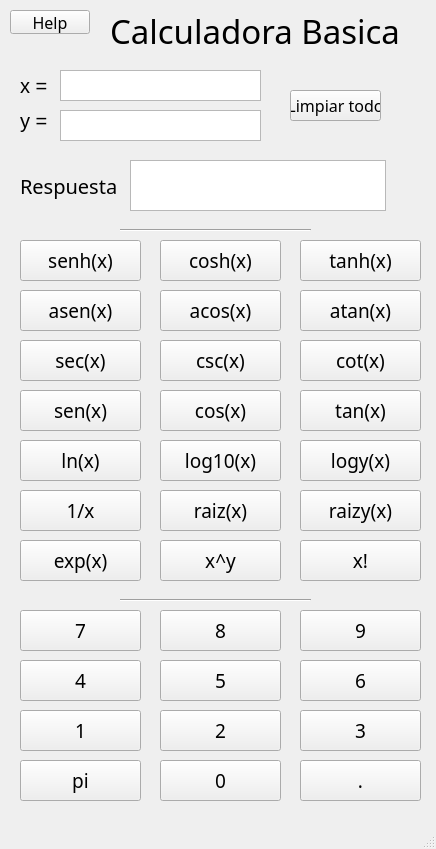
<?xml version="1.0" encoding="UTF-8"?>
<ui version="4.0">
 <class>MainWindow</class>
 <widget class="QMainWindow" name="MainWindow">
  <property name="geometry">
   <rect>
    <x>0</x>
    <y>0</y>
    <width>436</width>
    <height>849</height>
   </rect>
  </property>
  <property name="font">
   <font>
    <family>Sitka Display</family>
   </font>
  </property>
  <property name="windowTitle">
   <string>MainWindow</string>
  </property>
  <widget class="QWidget" name="centralwidget">
   <widget class="QLabel" name="mainLabel">
    <property name="geometry">
     <rect>
      <x>110</x>
      <y>10</y>
      <width>311</width>
      <height>41</height>
     </rect>
    </property>
    <property name="font">
     <font>
      <family>Sitka Banner</family>
      <pointsize>25</pointsize>
      <bold>false</bold>
     </font>
    </property>
    <property name="text">
     <string>Calculadora Basica</string>
    </property>
   </widget>
   <widget class="QPushButton" name="helpButton">
    <property name="geometry">
     <rect>
      <x>10</x>
      <y>10</y>
      <width>80</width>
      <height>24</height>
     </rect>
    </property>
    <property name="font">
     <font>
      <family>Sitka Display</family>
      <pointsize>12</pointsize>
     </font>
    </property>
    <property name="text">
     <string>Help</string>
    </property>
   </widget>
   <widget class="QLabel" name="xLabel">
    <property name="geometry">
     <rect>
      <x>20</x>
      <y>70</y>
      <width>49</width>
      <height>31</height>
     </rect>
    </property>
    <property name="font">
     <font>
      <family>Segoe UI</family>
      <pointsize>15</pointsize>
     </font>
    </property>
    <property name="text">
     <string>x =</string>
    </property>
   </widget>
   <widget class="QLabel" name="yLabel">
    <property name="geometry">
     <rect>
      <x>20</x>
      <y>100</y>
      <width>49</width>
      <height>41</height>
     </rect>
    </property>
    <property name="font">
     <font>
      <family>Segoe UI</family>
      <pointsize>15</pointsize>
     </font>
    </property>
    <property name="text">
     <string>y =</string>
    </property>
   </widget>
   <widget class="QPlainTextEdit" name="xInputField">
    <property name="geometry">
     <rect>
      <x>60</x>
      <y>70</y>
      <width>201</width>
      <height>31</height>
     </rect>
    </property>
   </widget>
   <widget class="QPlainTextEdit" name="yInputField">
    <property name="geometry">
     <rect>
      <x>60</x>
      <y>110</y>
      <width>201</width>
      <height>31</height>
     </rect>
    </property>
   </widget>
   <widget class="QLabel" name="resultLabel">
    <property name="geometry">
     <rect>
      <x>20</x>
      <y>160</y>
      <width>101</width>
      <height>51</height>
     </rect>
    </property>
    <property name="font">
     <font>
      <family>Sitka Display</family>
      <pointsize>15</pointsize>
     </font>
    </property>
    <property name="text">
     <string>Respuesta =</string>
    </property>
   </widget>
   <widget class="QTextBrowser" name="resultTextBrowser">
    <property name="geometry">
     <rect>
      <x>130</x>
      <y>160</y>
      <width>256</width>
      <height>51</height>
     </rect>
    </property>
   </widget>
   <widget class="QPushButton" name="pushButton">
    <property name="geometry">
     <rect>
      <x>290</x>
      <y>90</y>
      <width>91</width>
      <height>31</height>
     </rect>
    </property>
    <property name="font">
     <font>
      <family>Sitka Display</family>
      <pointsize>12</pointsize>
     </font>
    </property>
    <property name="text">
     <string>Limpiar todo</string>
    </property>
   </widget>
   <widget class="Line" name="topLine">
    <property name="geometry">
     <rect>
      <x>120</x>
      <y>220</y>
      <width>191</width>
      <height>20</height>
     </rect>
    </property>
    <property name="orientation">
     <enum>Qt::Horizontal</enum>
    </property>
   </widget>
   <widget class="QPushButton" name="senhButton">
    <property name="geometry">
     <rect>
      <x>20</x>
      <y>240</y>
      <width>121</width>
      <height>41</height>
     </rect>
    </property>
    <property name="font">
     <font>
      <family>Sitka Display</family>
      <pointsize>14</pointsize>
     </font>
    </property>
    <property name="text">
     <string>senh(x)</string>
    </property>
   </widget>
   <widget class="QPushButton" name="coshButton">
    <property name="geometry">
     <rect>
      <x>160</x>
      <y>240</y>
      <width>121</width>
      <height>41</height>
     </rect>
    </property>
    <property name="font">
     <font>
      <family>Sitka Display</family>
      <pointsize>14</pointsize>
     </font>
    </property>
    <property name="text">
     <string>cosh(x)</string>
    </property>
   </widget>
   <widget class="QPushButton" name="tanhButton">
    <property name="geometry">
     <rect>
      <x>300</x>
      <y>240</y>
      <width>121</width>
      <height>41</height>
     </rect>
    </property>
    <property name="font">
     <font>
      <family>Sitka Display</family>
      <pointsize>14</pointsize>
     </font>
    </property>
    <property name="text">
     <string>tanh(x)</string>
    </property>
   </widget>
   <widget class="QPushButton" name="atanButton">
    <property name="geometry">
     <rect>
      <x>300</x>
      <y>290</y>
      <width>121</width>
      <height>41</height>
     </rect>
    </property>
    <property name="font">
     <font>
      <family>Sitka Display</family>
      <pointsize>14</pointsize>
     </font>
    </property>
    <property name="text">
     <string>atan(x)</string>
    </property>
   </widget>
   <widget class="QPushButton" name="acosButton">
    <property name="geometry">
     <rect>
      <x>160</x>
      <y>290</y>
      <width>121</width>
      <height>41</height>
     </rect>
    </property>
    <property name="font">
     <font>
      <family>Sitka Display</family>
      <pointsize>14</pointsize>
     </font>
    </property>
    <property name="text">
     <string>acos(x)</string>
    </property>
   </widget>
   <widget class="QPushButton" name="asenButton">
    <property name="geometry">
     <rect>
      <x>20</x>
      <y>290</y>
      <width>121</width>
      <height>41</height>
     </rect>
    </property>
    <property name="font">
     <font>
      <family>Sitka Display</family>
      <pointsize>14</pointsize>
     </font>
    </property>
    <property name="text">
     <string>asen(x)</string>
    </property>
   </widget>
   <widget class="QPushButton" name="cotButton">
    <property name="geometry">
     <rect>
      <x>300</x>
      <y>340</y>
      <width>121</width>
      <height>41</height>
     </rect>
    </property>
    <property name="font">
     <font>
      <family>Sitka Display</family>
      <pointsize>14</pointsize>
     </font>
    </property>
    <property name="text">
     <string>cot(x)</string>
    </property>
   </widget>
   <widget class="QPushButton" name="cscButton">
    <property name="geometry">
     <rect>
      <x>160</x>
      <y>340</y>
      <width>121</width>
      <height>41</height>
     </rect>
    </property>
    <property name="font">
     <font>
      <family>Sitka Display</family>
      <pointsize>14</pointsize>
     </font>
    </property>
    <property name="text">
     <string>csc(x)</string>
    </property>
   </widget>
   <widget class="QPushButton" name="secButton">
    <property name="geometry">
     <rect>
      <x>20</x>
      <y>340</y>
      <width>121</width>
      <height>41</height>
     </rect>
    </property>
    <property name="font">
     <font>
      <family>Sitka Display</family>
      <pointsize>14</pointsize>
     </font>
    </property>
    <property name="text">
     <string>sec(x)</string>
    </property>
   </widget>
   <widget class="QPushButton" name="tanButton">
    <property name="geometry">
     <rect>
      <x>300</x>
      <y>390</y>
      <width>121</width>
      <height>41</height>
     </rect>
    </property>
    <property name="font">
     <font>
      <family>Sitka Display</family>
      <pointsize>14</pointsize>
     </font>
    </property>
    <property name="text">
     <string>tan(x)</string>
    </property>
   </widget>
   <widget class="QPushButton" name="cosButton">
    <property name="geometry">
     <rect>
      <x>160</x>
      <y>390</y>
      <width>121</width>
      <height>41</height>
     </rect>
    </property>
    <property name="font">
     <font>
      <family>Sitka Display</family>
      <pointsize>14</pointsize>
     </font>
    </property>
    <property name="text">
     <string>cos(x)</string>
    </property>
   </widget>
   <widget class="QPushButton" name="senButton">
    <property name="geometry">
     <rect>
      <x>20</x>
      <y>390</y>
      <width>121</width>
      <height>41</height>
     </rect>
    </property>
    <property name="font">
     <font>
      <family>Sitka Display</family>
      <pointsize>14</pointsize>
     </font>
    </property>
    <property name="text">
     <string>sen(x)</string>
    </property>
   </widget>
   <widget class="QPushButton" name="logYButton">
    <property name="geometry">
     <rect>
      <x>300</x>
      <y>440</y>
      <width>121</width>
      <height>41</height>
     </rect>
    </property>
    <property name="font">
     <font>
      <family>Sitka Display</family>
      <pointsize>14</pointsize>
     </font>
    </property>
    <property name="text">
     <string>logy(x)</string>
    </property>
   </widget>
   <widget class="QPushButton" name="logTenButton">
    <property name="geometry">
     <rect>
      <x>160</x>
      <y>440</y>
      <width>121</width>
      <height>41</height>
     </rect>
    </property>
    <property name="font">
     <font>
      <family>Sitka Display</family>
      <pointsize>14</pointsize>
     </font>
    </property>
    <property name="text">
     <string>log10(x)</string>
    </property>
   </widget>
   <widget class="QPushButton" name="lnButton">
    <property name="geometry">
     <rect>
      <x>20</x>
      <y>440</y>
      <width>121</width>
      <height>41</height>
     </rect>
    </property>
    <property name="font">
     <font>
      <family>Sitka Display</family>
      <pointsize>14</pointsize>
     </font>
    </property>
    <property name="text">
     <string>ln(x)</string>
    </property>
   </widget>
   <widget class="QPushButton" name="sqrYButton">
    <property name="geometry">
     <rect>
      <x>300</x>
      <y>490</y>
      <width>121</width>
      <height>41</height>
     </rect>
    </property>
    <property name="font">
     <font>
      <family>Sitka Display</family>
      <pointsize>14</pointsize>
     </font>
    </property>
    <property name="text">
     <string>raizy(x)</string>
    </property>
   </widget>
   <widget class="QPushButton" name="sqrButton">
    <property name="geometry">
     <rect>
      <x>160</x>
      <y>490</y>
      <width>121</width>
      <height>41</height>
     </rect>
    </property>
    <property name="font">
     <font>
      <family>Sitka Display</family>
      <pointsize>14</pointsize>
     </font>
    </property>
    <property name="text">
     <string>raiz(x)</string>
    </property>
   </widget>
   <widget class="QPushButton" name="divButton">
    <property name="geometry">
     <rect>
      <x>20</x>
      <y>490</y>
      <width>121</width>
      <height>41</height>
     </rect>
    </property>
    <property name="font">
     <font>
      <family>Sitka Display</family>
      <pointsize>14</pointsize>
     </font>
    </property>
    <property name="text">
     <string>1/x</string>
    </property>
   </widget>
   <widget class="QPushButton" name="factorialButton">
    <property name="geometry">
     <rect>
      <x>300</x>
      <y>540</y>
      <width>121</width>
      <height>41</height>
     </rect>
    </property>
    <property name="font">
     <font>
      <family>Sitka Display</family>
      <pointsize>14</pointsize>
     </font>
    </property>
    <property name="text">
     <string>x!</string>
    </property>
   </widget>
   <widget class="QPushButton" name="powerYButton">
    <property name="geometry">
     <rect>
      <x>160</x>
      <y>540</y>
      <width>121</width>
      <height>41</height>
     </rect>
    </property>
    <property name="font">
     <font>
      <family>Sitka Display</family>
      <pointsize>14</pointsize>
     </font>
    </property>
    <property name="text">
     <string>x^y</string>
    </property>
   </widget>
   <widget class="QPushButton" name="expButton">
    <property name="geometry">
     <rect>
      <x>20</x>
      <y>540</y>
      <width>121</width>
      <height>41</height>
     </rect>
    </property>
    <property name="font">
     <font>
      <family>Sitka Display</family>
      <pointsize>14</pointsize>
     </font>
    </property>
    <property name="text">
     <string>exp(x)</string>
    </property>
   </widget>
   <widget class="Line" name="bottonLine">
    <property name="geometry">
     <rect>
      <x>120</x>
      <y>590</y>
      <width>191</width>
      <height>20</height>
     </rect>
    </property>
    <property name="orientation">
     <enum>Qt::Horizontal</enum>
    </property>
   </widget>
   <widget class="QPushButton" name="pushButton_23">
    <property name="geometry">
     <rect>
      <x>300</x>
      <y>760</y>
      <width>121</width>
      <height>41</height>
     </rect>
    </property>
    <property name="font">
     <font>
      <family>Sitka Display</family>
      <pointsize>14</pointsize>
     </font>
    </property>
    <property name="text">
     <string>.</string>
    </property>
   </widget>
   <widget class="QPushButton" name="fourButton">
    <property name="geometry">
     <rect>
      <x>20</x>
      <y>660</y>
      <width>121</width>
      <height>41</height>
     </rect>
    </property>
    <property name="font">
     <font>
      <family>Sitka Display</family>
      <pointsize>14</pointsize>
     </font>
    </property>
    <property name="text">
     <string>4</string>
    </property>
   </widget>
   <widget class="QPushButton" name="threeButton">
    <property name="geometry">
     <rect>
      <x>300</x>
      <y>710</y>
      <width>121</width>
      <height>41</height>
     </rect>
    </property>
    <property name="font">
     <font>
      <family>Sitka Display</family>
      <pointsize>14</pointsize>
     </font>
    </property>
    <property name="text">
     <string>3</string>
    </property>
   </widget>
   <widget class="QPushButton" name="nineButton">
    <property name="geometry">
     <rect>
      <x>300</x>
      <y>610</y>
      <width>121</width>
      <height>41</height>
     </rect>
    </property>
    <property name="font">
     <font>
      <family>Sitka Display</family>
      <pointsize>14</pointsize>
     </font>
    </property>
    <property name="text">
     <string>9</string>
    </property>
   </widget>
   <widget class="QPushButton" name="sixButton">
    <property name="geometry">
     <rect>
      <x>300</x>
      <y>660</y>
      <width>121</width>
      <height>41</height>
     </rect>
    </property>
    <property name="font">
     <font>
      <family>Sitka Display</family>
      <pointsize>14</pointsize>
     </font>
    </property>
    <property name="text">
     <string>6</string>
    </property>
   </widget>
   <widget class="QPushButton" name="oneButton">
    <property name="geometry">
     <rect>
      <x>20</x>
      <y>710</y>
      <width>121</width>
      <height>41</height>
     </rect>
    </property>
    <property name="font">
     <font>
      <family>Sitka Display</family>
      <pointsize>14</pointsize>
     </font>
    </property>
    <property name="text">
     <string>1</string>
    </property>
   </widget>
   <widget class="QPushButton" name="zeroButton">
    <property name="geometry">
     <rect>
      <x>160</x>
      <y>760</y>
      <width>121</width>
      <height>41</height>
     </rect>
    </property>
    <property name="font">
     <font>
      <family>Sitka Display</family>
      <pointsize>14</pointsize>
     </font>
    </property>
    <property name="text">
     <string>0</string>
    </property>
   </widget>
   <widget class="QPushButton" name="fiveButton">
    <property name="geometry">
     <rect>
      <x>160</x>
      <y>660</y>
      <width>121</width>
      <height>41</height>
     </rect>
    </property>
    <property name="font">
     <font>
      <family>Sitka Display</family>
      <pointsize>14</pointsize>
     </font>
    </property>
    <property name="text">
     <string>5</string>
    </property>
   </widget>
   <widget class="QPushButton" name="twoButton">
    <property name="geometry">
     <rect>
      <x>160</x>
      <y>710</y>
      <width>121</width>
      <height>41</height>
     </rect>
    </property>
    <property name="font">
     <font>
      <family>Sitka Display</family>
      <pointsize>14</pointsize>
     </font>
    </property>
    <property name="text">
     <string>2</string>
    </property>
   </widget>
   <widget class="QPushButton" name="piButton">
    <property name="geometry">
     <rect>
      <x>20</x>
      <y>760</y>
      <width>121</width>
      <height>41</height>
     </rect>
    </property>
    <property name="font">
     <font>
      <family>Sitka Display</family>
      <pointsize>14</pointsize>
     </font>
    </property>
    <property name="text">
     <string>pi</string>
    </property>
   </widget>
   <widget class="QPushButton" name="eightButton">
    <property name="geometry">
     <rect>
      <x>160</x>
      <y>610</y>
      <width>121</width>
      <height>41</height>
     </rect>
    </property>
    <property name="font">
     <font>
      <family>Sitka Display</family>
      <pointsize>14</pointsize>
     </font>
    </property>
    <property name="text">
     <string>8</string>
    </property>
   </widget>
   <widget class="QPushButton" name="sevenButton">
    <property name="geometry">
     <rect>
      <x>20</x>
      <y>610</y>
      <width>121</width>
      <height>41</height>
     </rect>
    </property>
    <property name="font">
     <font>
      <family>Sitka Display</family>
      <pointsize>14</pointsize>
     </font>
    </property>
    <property name="text">
     <string>7</string>
    </property>
   </widget>
  </widget>
  <widget class="QMenuBar" name="menubar">
   <property name="geometry">
    <rect>
     <x>0</x>
     <y>0</y>
     <width>436</width>
     <height>17</height>
    </rect>
   </property>
  </widget>
  <widget class="QStatusBar" name="statusbar"/>
 </widget>
 <resources/>
 <connections/>
</ui>
